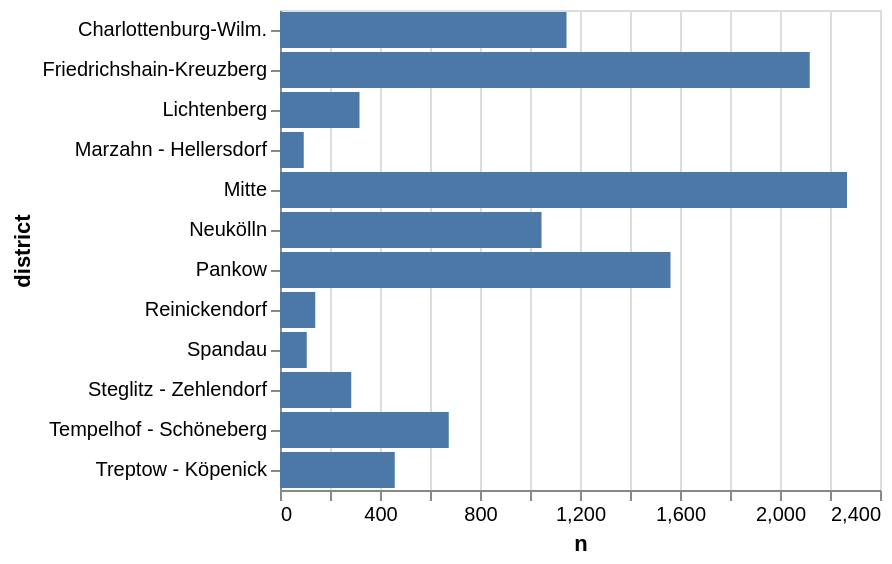

Notebook source saved alongside this figure:
### Markdown cell above
## Plotting with Polars

### df.plot with Altair

A Polars `DataFrame` has `df.plot.kind(x=..., y=...)`, the same generic call as in pandas, but it draws with **Altair**, not matplotlib. The result is an interactive chart: hover over a bar to see its value. The plotting deck covers charts in depth; here only the call.

### Code cell
by_district = listings.group_by("district").agg(pl.len().alias("n"))   # one row per district
by_district.plot.bar(x="n", y="district")                              # an Altair bar chart

### Figure 1 — Vega-Lite specification as saved in the notebook (floating-point values rounded to 4 significant figures)
{"config": {"view": {"continuousWidth": 300, "continuousHeight": 300}}, "data": {"name": "data-b085c606608f88ac0ae5e937fd5033cd"}, "mark": {"type": "bar", "tooltip": true}, "encoding": {"x": {"field": "n", "type": "quantitative"}, "y": {"field": "district", "type": "nominal"}}, "params": [{"name": "param_1e9efca18e7a2868", "select": {"type": "interval", "encodings": ["x", "y"]}, "bind": "scales"}], "$schema": "https://vega.github.io/schema/vega-lite/v6.4.1.json", "datasets": {"data-b085c606608f88ac0ae5e937fd5033cd": [{"district": "Spandau", "n": 107}, {"district": "Lichtenberg", "n": 318}, {"district": "Steglitz - Zehlendorf", "n": 285}, {"district": "Mitte", "n": 2268}, {"district": "Marzahn - Hellersdorf", "n": 95}, {"district": "Neukölln", "n": 1046}, {"district": "Pankow", "n": 1562}, {"district": "Treptow - Köpenick", "n": 459}, {"district": "Tempelhof - Schöneberg", "n": 675}, {"district": "Friedrichshain-Kreuzberg", "n": 2119}, {"district": "Charlottenburg-Wilm.", "n": 1146}, {"district": "Reinickendorf", "n": 141}]}}
